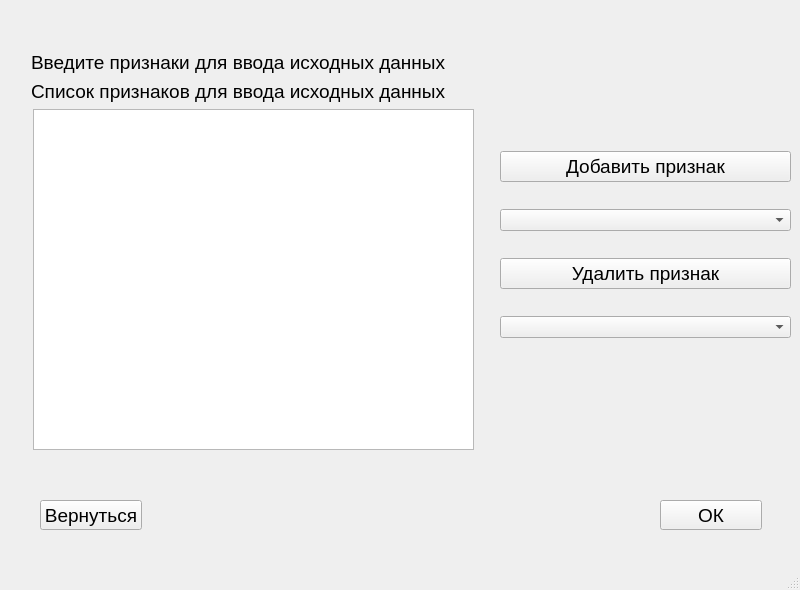
<?xml version="1.0" encoding="UTF-8"?>
<ui version="4.0">
 <class>inputFeatures</class>
 <widget class="QMainWindow" name="inputFeatures">
  <property name="geometry">
   <rect>
    <x>0</x>
    <y>0</y>
    <width>800</width>
    <height>590</height>
   </rect>
  </property>
  <property name="minimumSize">
   <size>
    <width>800</width>
    <height>590</height>
   </size>
  </property>
  <property name="maximumSize">
   <size>
    <width>800</width>
    <height>590</height>
   </size>
  </property>
  <property name="windowTitle">
   <string>Определение класса электроники. Выбор признаков</string>
  </property>
  <widget class="QWidget" name="centralwidget">
   <widget class="QPushButton" name="button_ok_inputFeatures">
    <property name="geometry">
     <rect>
      <x>660</x>
      <y>500</y>
      <width>102</width>
      <height>30</height>
     </rect>
    </property>
    <property name="font">
     <font>
      <pointsize>14</pointsize>
     </font>
    </property>
    <property name="text">
     <string>ОК</string>
    </property>
   </widget>
   <widget class="QPushButton" name="button_goBack_inputFeatures">
    <property name="geometry">
     <rect>
      <x>40</x>
      <y>500</y>
      <width>102</width>
      <height>30</height>
     </rect>
    </property>
    <property name="font">
     <font>
      <pointsize>14</pointsize>
     </font>
    </property>
    <property name="text">
     <string>Вернуться</string>
    </property>
   </widget>
   <widget class="QTextEdit" name="text_featuresList_inputFeatures">
    <property name="geometry">
     <rect>
      <x>33</x>
      <y>109</y>
      <width>441</width>
      <height>341</height>
     </rect>
    </property>
    <property name="readOnly">
     <bool>true</bool>
    </property>
   </widget>
   <widget class="QWidget" name="">
    <property name="geometry">
     <rect>
      <x>500</x>
      <y>130</y>
      <width>291</width>
      <height>231</height>
     </rect>
    </property>
    <layout class="QVBoxLayout" name="verticalLayout">
     <item>
      <widget class="QPushButton" name="button_addFeature_inputFeatures">
       <property name="font">
        <font>
         <pointsize>14</pointsize>
        </font>
       </property>
       <property name="text">
        <string>Добавить признак</string>
       </property>
      </widget>
     </item>
     <item>
      <widget class="QComboBox" name="comboBox_addFeature_inputFeatures"/>
     </item>
     <item>
      <widget class="QPushButton" name="button_deleteFeature_inputFeatures">
       <property name="font">
        <font>
         <pointsize>14</pointsize>
        </font>
       </property>
       <property name="text">
        <string>Удалить признак</string>
       </property>
      </widget>
     </item>
     <item>
      <widget class="QComboBox" name="comboBox_deleteFeature_inputFeatures"/>
     </item>
    </layout>
   </widget>
   <widget class="QWidget" name="">
    <property name="geometry">
     <rect>
      <x>31</x>
      <y>51</y>
      <width>531</width>
      <height>52</height>
     </rect>
    </property>
    <layout class="QGridLayout" name="gridLayout">
     <item row="0" column="0">
      <widget class="QLabel" name="label_3">
       <property name="font">
        <font>
         <pointsize>14</pointsize>
        </font>
       </property>
       <property name="text">
        <string>Введите признаки для ввода исходных данных</string>
       </property>
      </widget>
     </item>
     <item row="1" column="0">
      <widget class="QLabel" name="label_2">
       <property name="font">
        <font>
         <pointsize>14</pointsize>
        </font>
       </property>
       <property name="text">
        <string>Список признаков для ввода исходных данных</string>
       </property>
      </widget>
     </item>
    </layout>
   </widget>
  </widget>
  <widget class="QMenuBar" name="menubar">
   <property name="geometry">
    <rect>
     <x>0</x>
     <y>0</y>
     <width>800</width>
     <height>22</height>
    </rect>
   </property>
  </widget>
  <widget class="QStatusBar" name="statusbar"/>
 </widget>
 <resources/>
 <connections/>
</ui>
